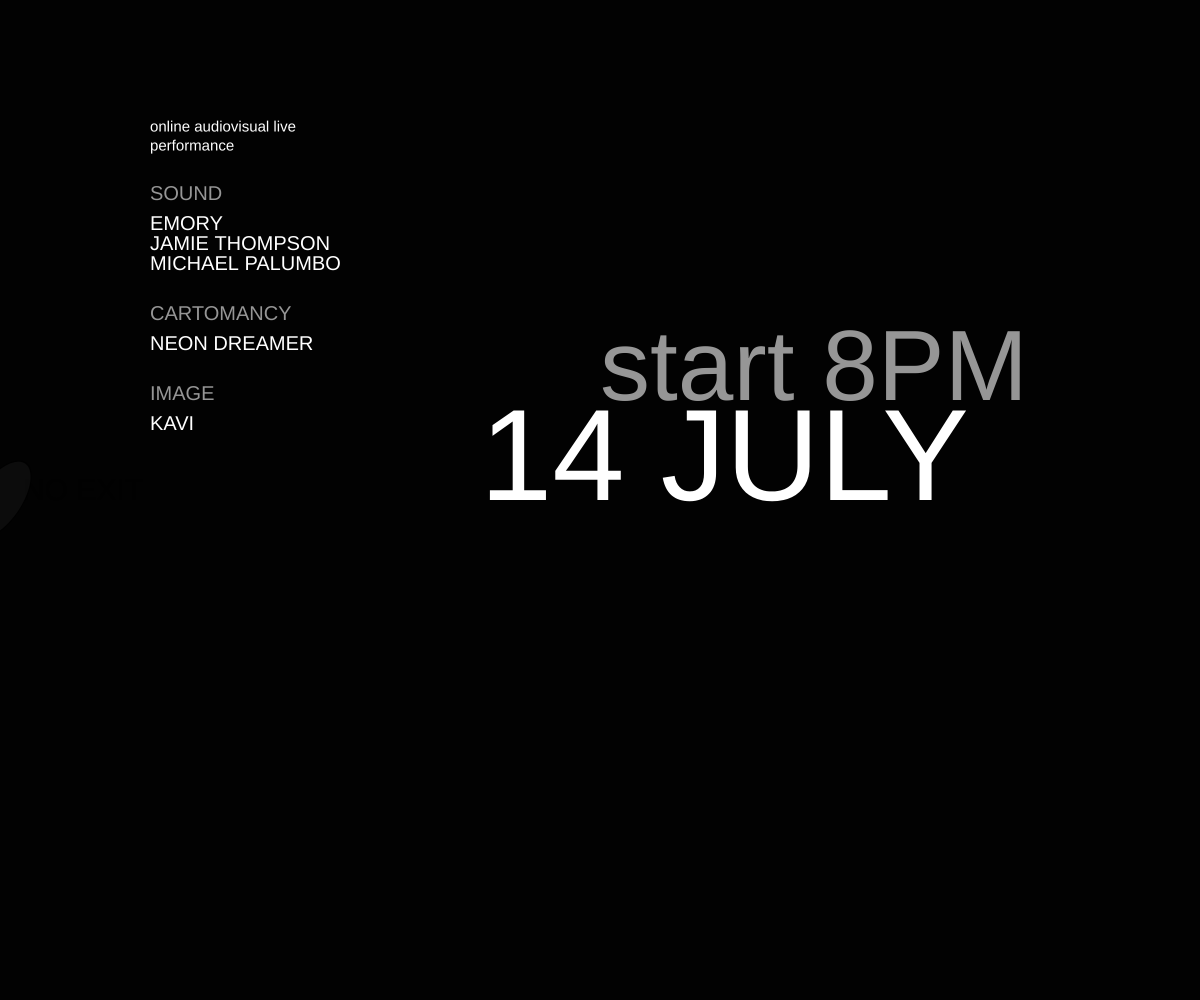
Frame 1 (no input)
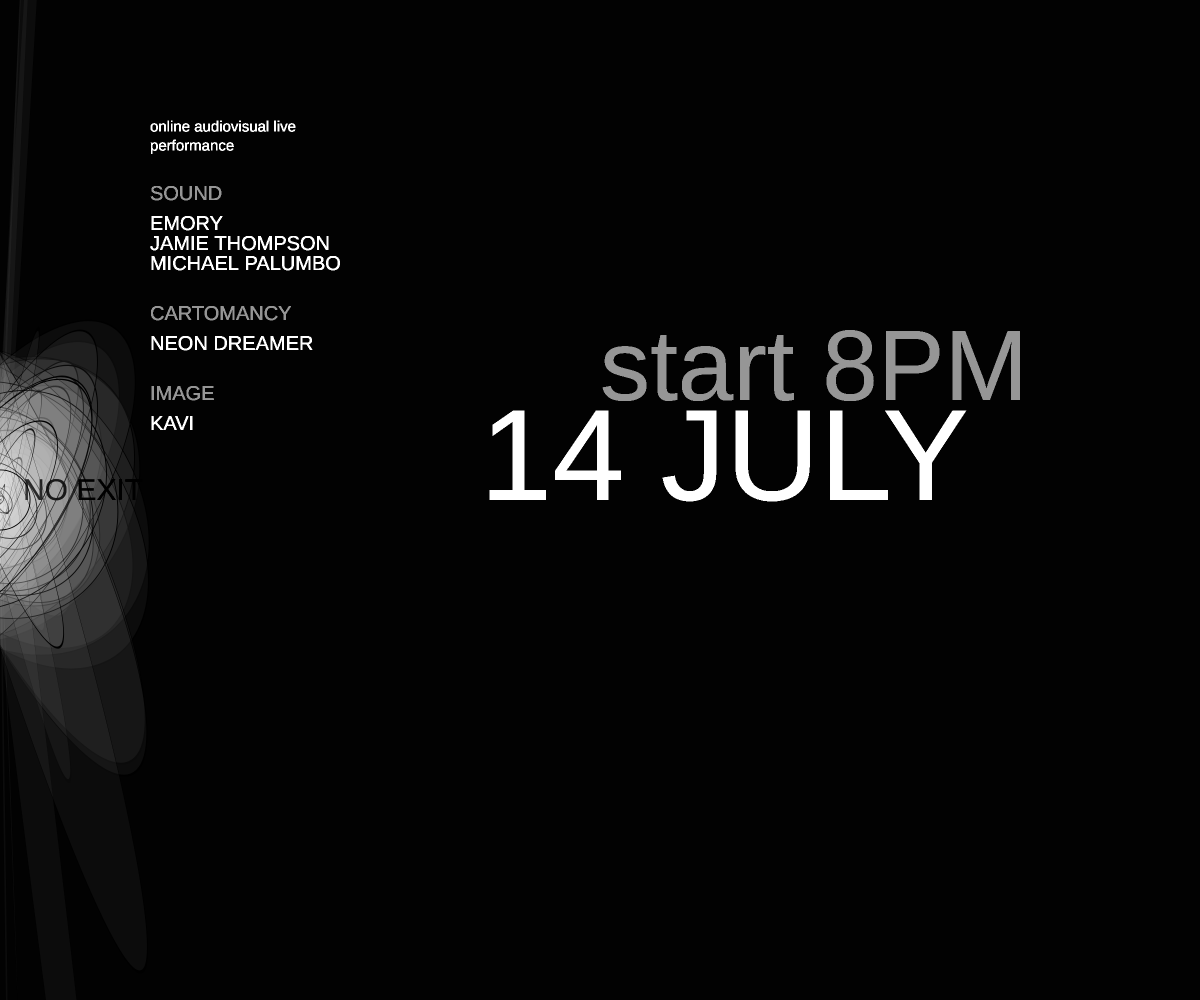
Frame 60 (no input)
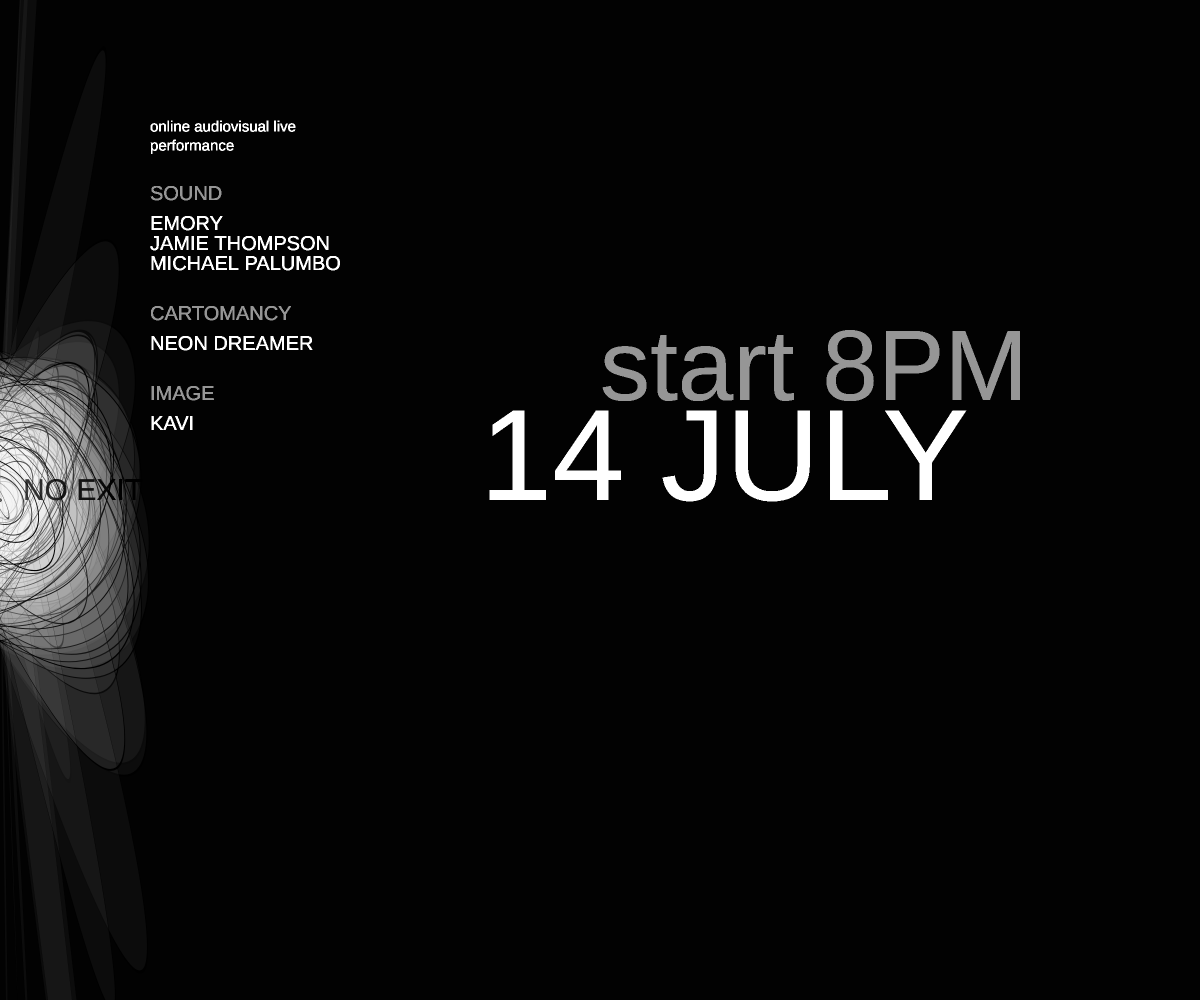
Frame 120 (the mouse pressed at the canvas centre since frame 60)

The p5.js sketch that drew these frames (run headless with seeded random() and noise() and a simulated clock; from frame 60 on, the mouse is pressed at the canvas centre):

// p5.js sketch
// ── sketch.js
function setup() {
  pixelDensity(2.0);
  var cnv = createCanvas(windowWidth, windowHeight);
  cnv.style('display', 'block');
  background(2);

}

function draw() {

  textSize(100);
  fill(150);
  text('start 8PM', windowWidth/2, windowHeight/2.5);

  textSize(130);
  fill(255);
  text('14 JULY', windowWidth/2.5, windowHeight/2);

  
  let s = 'online audiovisual live performance';
  textSize(15);
  smooth();
  text(s, 150, 120, 200, 500);
  
  textSize(20);
  fill(150);
  text('SOUND', 150, 200);
  
  textSize(20);
  fill(255);
  text('EMORY', 150, 230);
  
  textSize(20);
  text('JAMIE THOMPSON', 150, 250);
  
  textSize(20);
  text('MICHAEL PALUMBO', 150, 270);
  
  textSize(20);
  fill(150);
  text('CARTOMANCY', 150, 320);
  
  textSize(20);
  fill(255);
  text('NEON DREAMER', 150, 350);
  
  textSize(20);
  fill(150);
  text('IMAGE', 150, 400);
  
  textSize(20);
  fill(255);
  text('KAVI', 150, 430);
  
  textSize(30);
  fill(0, 20);
  text('NO EXIT', 23,windowHeight/2);
  
  strokeWeight(0.9);
  fill(255, 10);
  shearY(random(PI) / 0.9);
  circle(0, height / 2, random(300));

  /*
  textSize(30);
  fill(250, 20);
  text('NO EXIT', 23,300);
  */

}
